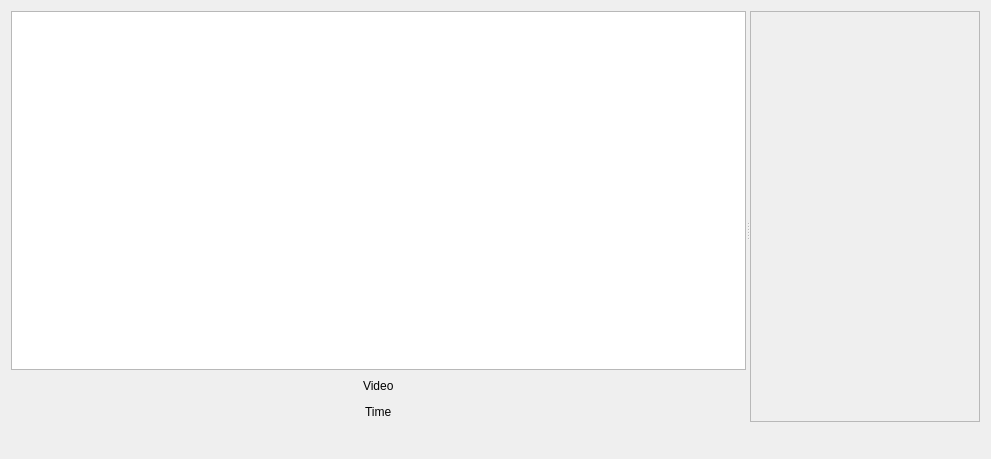
<?xml version="1.0" encoding="UTF-8"?>
<ui version="4.0">
 <class>VideoRegionSelectionWidget</class>
 <widget class="QWidget" name="VideoRegionSelectionWidget">
  <property name="geometry">
   <rect>
    <x>0</x>
    <y>0</y>
    <width>991</width>
    <height>459</height>
   </rect>
  </property>
  <property name="windowTitle">
   <string>VideoRegionSelectionWidget</string>
  </property>
  <layout class="QVBoxLayout" name="verticalLayout_3">
   <item>
    <widget class="QSplitter" name="splitter">
     <property name="orientation">
      <enum>Qt::Horizontal</enum>
     </property>
     <widget class="QWidget" name="layoutWidget">
      <layout class="QVBoxLayout" name="verticalLayout" stretch="1,0,0,0">
       <item>
        <widget class="RegionSelectionView" name="_graphicsView">
         <property name="toolTip">
          <string/>
         </property>
         <property name="toolTipDuration">
          <number>-1</number>
         </property>
        </widget>
       </item>
       <item>
        <layout class="QHBoxLayout" name="horizontalLayout_2">
         <item>
          <spacer name="horizontalSpacer_5">
           <property name="orientation">
            <enum>Qt::Horizontal</enum>
           </property>
           <property name="sizeHint" stdset="0">
            <size>
             <width>40</width>
             <height>20</height>
            </size>
           </property>
          </spacer>
         </item>
         <item>
          <widget class="QLabel" name="_videoNameLabel">
           <property name="text">
            <string>Video</string>
           </property>
          </widget>
         </item>
         <item>
          <spacer name="horizontalSpacer_6">
           <property name="orientation">
            <enum>Qt::Horizontal</enum>
           </property>
           <property name="sizeHint" stdset="0">
            <size>
             <width>40</width>
             <height>20</height>
            </size>
           </property>
          </spacer>
         </item>
        </layout>
       </item>
       <item>
        <layout class="QHBoxLayout" name="horizontalLayout_4">
         <item>
          <spacer name="horizontalSpacer_7">
           <property name="orientation">
            <enum>Qt::Horizontal</enum>
           </property>
           <property name="sizeHint" stdset="0">
            <size>
             <width>40</width>
             <height>20</height>
            </size>
           </property>
          </spacer>
         </item>
         <item>
          <widget class="QLabel" name="_frameLabel">
           <property name="text">
            <string>Time</string>
           </property>
          </widget>
         </item>
         <item>
          <spacer name="horizontalSpacer_8">
           <property name="orientation">
            <enum>Qt::Horizontal</enum>
           </property>
           <property name="sizeHint" stdset="0">
            <size>
             <width>40</width>
             <height>20</height>
            </size>
           </property>
          </spacer>
         </item>
        </layout>
       </item>
       <item>
        <layout class="QHBoxLayout" name="horizontalLayout">
         <item>
          <spacer name="horizontalSpacer_2">
           <property name="orientation">
            <enum>Qt::Horizontal</enum>
           </property>
           <property name="sizeHint" stdset="0">
            <size>
             <width>40</width>
             <height>20</height>
            </size>
           </property>
          </spacer>
         </item>
         <item>
          <widget class="CGTVideoControls" name="_videoControl" native="true"/>
         </item>
         <item>
          <spacer name="horizontalSpacer">
           <property name="orientation">
            <enum>Qt::Horizontal</enum>
           </property>
           <property name="sizeHint" stdset="0">
            <size>
             <width>40</width>
             <height>20</height>
            </size>
           </property>
          </spacer>
         </item>
        </layout>
       </item>
      </layout>
     </widget>
     <widget class="QWidget" name="layoutWidget">
      <layout class="QVBoxLayout" name="verticalLayout_2" stretch="1,0">
       <item>
        <widget class="QScrollArea" name="_regionScrollArea">
         <property name="widgetResizable">
          <bool>true</bool>
         </property>
         <widget class="QWidget" name="scrollAreaWidgetContents_2">
          <property name="geometry">
           <rect>
            <x>0</x>
            <y>0</y>
            <width>281</width>
            <height>398</height>
           </rect>
          </property>
         </widget>
        </widget>
       </item>
       <item>
        <layout class="QHBoxLayout" name="_controlsLayout">
         <item>
          <spacer name="horizontalSpacer_3">
           <property name="orientation">
            <enum>Qt::Horizontal</enum>
           </property>
           <property name="sizeHint" stdset="0">
            <size>
             <width>40</width>
             <height>20</height>
            </size>
           </property>
          </spacer>
         </item>
         <item>
          <widget class="RegionViewControl" name="_view_control" native="true"/>
         </item>
         <item>
          <spacer name="horizontalSpacer_4">
           <property name="orientation">
            <enum>Qt::Horizontal</enum>
           </property>
           <property name="sizeHint" stdset="0">
            <size>
             <width>40</width>
             <height>20</height>
            </size>
           </property>
          </spacer>
         </item>
        </layout>
       </item>
      </layout>
     </widget>
    </widget>
   </item>
  </layout>
 </widget>
 <customwidgets>
  <customwidget>
   <class>CGTVideoControls</class>
   <extends>QWidget</extends>
   <header>cgt.gui.cgtvideocontrols</header>
  </customwidget>
  <customwidget>
   <class>RegionSelectionView</class>
   <extends>QGraphicsView</extends>
   <header>cgt.gui.regionselectionview</header>
  </customwidget>
  <customwidget>
   <class>RegionViewControl</class>
   <extends>QWidget</extends>
   <header>cgt.gui.regionviewcontrol</header>
  </customwidget>
 </customwidgets>
 <resources/>
 <connections>
  <connection>
   <sender>_view_control</sender>
   <signal>state_change()</signal>
   <receiver>VideoRegionSelectionWidget</receiver>
   <slot>set_opertating_mode()</slot>
   <hints>
    <hint type="sourcelabel">
     <x>773</x>
     <y>426</y>
    </hint>
    <hint type="destinationlabel">
     <x>495</x>
     <y>229</y>
    </hint>
   </hints>
  </connection>
  <connection>
   <sender>_graphicsView</sender>
   <signal>show_rect(QRectF)</signal>
   <receiver>VideoRegionSelectionWidget</receiver>
   <slot>show_region(QRectF)</slot>
   <hints>
    <hint type="sourcelabel">
     <x>349</x>
     <y>198</y>
    </hint>
    <hint type="destinationlabel">
     <x>495</x>
     <y>229</y>
    </hint>
   </hints>
  </connection>
  <connection>
   <sender>_graphicsView</sender>
   <signal>stop_showing_rect()</signal>
   <receiver>VideoRegionSelectionWidget</receiver>
   <slot>stop_showing_region()</slot>
   <hints>
    <hint type="sourcelabel">
     <x>349</x>
     <y>198</y>
    </hint>
    <hint type="destinationlabel">
     <x>495</x>
     <y>229</y>
    </hint>
   </hints>
  </connection>
 </connections>
</ui>
